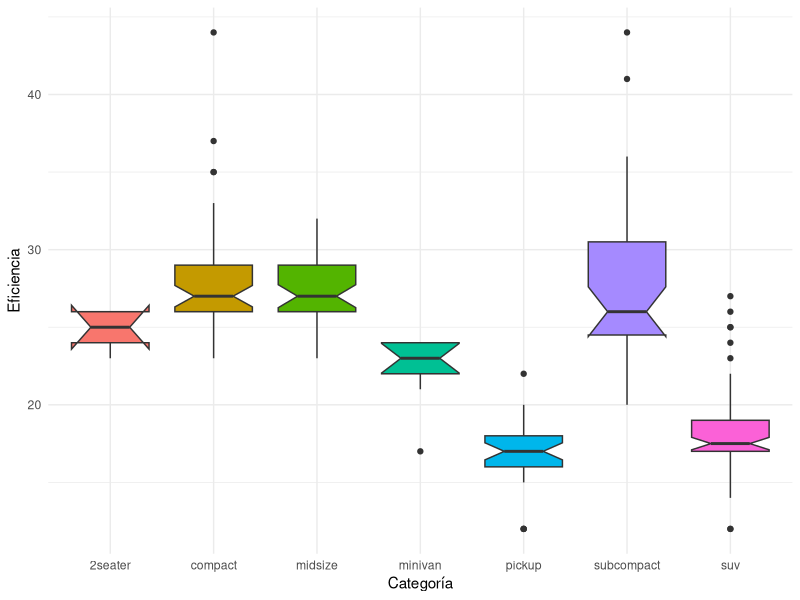

Write the R code that produced this figure.
## ---- chunk 1
#| label: grafico-boxplot
#| fig-cap: "Distribución de eficiencia (Millas/Galón) por categoría."
#| warning: false

library(tidyverse)

ggplot(data = mpg, mapping = aes(x = class, y = hwy, fill = class)) +
  geom_boxplot(notch = TRUE, show.legend = FALSE) +
  theme_minimal() +
  labs(x = "Categoría", y = "Eficiencia")
